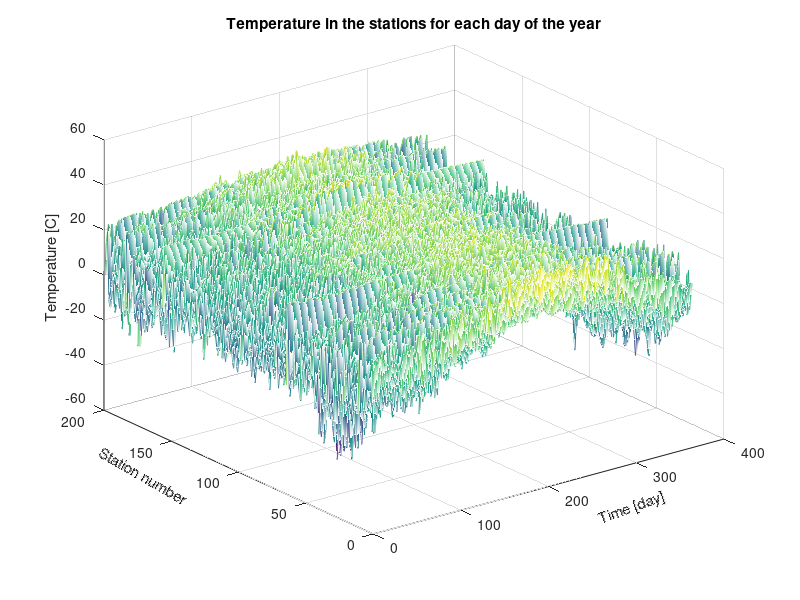

This chart was generated by the following MATLAB code: (Note: this script raises an error after producing the figure.)
clear all
%% Reading and cleaning up the data
A = load('dataset/adjacency.mat');
Y = load('dataset/temp.mat');
pos = load('dataset/position.mat');
Y = cell2mat(struct2cell(Y));
A = cell2mat(struct2cell(A));
pos = cell2mat(struct2cell(pos));
%From F to C
Y = (Y-32).*(5/9);
figure(1);
mesh(Y);

xlabel('Time [day]', 'Rotation',20)
ylabel('Station number', 'Rotation',-30)
zlabel('Temperature [C]')
title('Temperature in the stations for each day of the year');

%% Building graph
%pos comes from position.mat and has 2 columns
G = gsp_graph(A,pos);

figure(2);
gsp_plot_graph(G);
title('Directed graph of the US weather dataset');

%% Generation of an undirected graph
hawaii = [17.52, -152.48; 17.14, -157.79; 20.783, -156.95];
idx_to_rm = [];
for j=1:size(hawaii,1)
    for i=1:size(pos,1)
        if pos(i,1)== hawaii(j,1) && pos(i,2)== hawaii(j,2)
            idx_to_rm = [idx_to_rm i];
        end
    end
end

A_no_hawai = A;
P_no_hawai = pos;
Y_no_hawai = Y;

idx_to_rm = flip(idx_to_rm);
A_no_hawai(idx_to_rm(1),:)=[];
A_no_hawai(idx_to_rm(2),:)=[];
A_no_hawai(idx_to_rm(3),:)=[];
A_no_hawai(:,idx_to_rm(1))=[];
A_no_hawai(:,idx_to_rm(2))=[];
A_no_hawai(:,idx_to_rm(3))=[];
P_no_hawai(idx_to_rm(1),:)=[];
P_no_hawai(idx_to_rm(2),:)=[];
P_no_hawai(idx_to_rm(3),:)=[];
Y_no_hawai(idx_to_rm(1),:)=[];
Y_no_hawai(idx_to_rm(2),:)=[];
Y_no_hawai(idx_to_rm(3),:)=[];


figure(3);
G_no_hawai = gsp_graph(A_no_hawai, P_no_hawai);
gsp_plot_graph(G_no_hawai);
title('Weather graph without hawaii');

%% Undirected graph
A_u = sign(A_no_hawai.' + A_no_hawai);

figure(4);
G_u = gsp_graph(A_u, P_no_hawai);
gsp_plot_graph(G_u);
title('Undirected Weather graph');
%% Low pass filter
% dia = randperm(365,1);
% x = Y_no_hawai(:,dia);
% G_u = gsp_compute_fourier_basis(G_u);
% 
% h_hat_l= 1./(1+G_u.e);
% x_hat = G_u.U' * x;
% 
% y_hat_l = h_hat_l.*x_hat;
% y_l = G_u.U*y_hat_l;

% %% Plot results
% figure(5);
% param.climits=[min(x)-0.5, max(x)+0.5];
% subplot(211); gsp_plot_signal(G_u,x,param); title(['Original data of day ', num2str(dia)]);
% subplot(212); gsp_plot_signal(G_u,y_l,param); title(['Result of applying low pass filter on the day ', num2str(dia)]);
% 
% %% High pass filter
% lambda_max = max(G_u.e);
% h_hat_h= 1./(1-(G_u.e-lambda_max));
% y_hat_h = h_hat_h.*x_hat;
% y_h = G_u.U*y_hat_h;

% %% Plot results
% figure(6);
% param.climits=[min(x)-0.5, max(x)+0.5];
% subplot(211); gsp_plot_signal(G_u,x,param); title(['Original data of day ', num2str(dia)]);
% param.climits=[min(y_h)-0.5, max(y_h)+0.5];
% subplot(212); gsp_plot_signal(G_u,y_h,param); title(['Result of applying high pass filter on the day ', num2str(dia)]);;


%% Testing four seasons

G_u = gsp_compute_fourier_basis(G_u);

winter = 30;
spring = 150;
summer = 215;
outum = 300;

x_w = Y_no_hawai(:,winter);
x_sp = Y_no_hawai(:,spring);
x_s = Y_no_hawai(:,summer);
x_o = Y_no_hawai(:,outum);

h_l = 1./(1+G_u.e);
h_h = 1./(1-(G_u.e-max(G_u.e)));

% Low pass filter
y_w_l = filter(G_u, x_w, h_l);
y_sp_l = filter(G_u, x_sp, h_l);
y_s_l = filter(G_u, x_s, h_l);
y_o_l = filter(G_u, x_o, h_l);

%High-pass filter
y_w_h = filter(G_u, x_w, h_h);
y_sp_h = filter(G_u, x_sp, h_h);
y_s_h = filter(G_u, x_s, h_h);
y_o_h = filter(G_u, x_o, h_h);

figure(7);
subplot(212); gsp_plot_signal(G_u,x_w); title('Original data of winter');
subplot(221); gsp_plot_signal(G_u,y_w_l); title('Result of applying a low pass filter on winter');
subplot(222); gsp_plot_signal(G_u,y_w_h); title('Result of applying a high pass filter on winter');

figure(8);
subplot(212); gsp_plot_signal(G_u,x_sp); title('Original data of spring');
subplot(221); gsp_plot_signal(G_u,y_sp_l); title('Result of applying a low pass filter on spring');
subplot(222); gsp_plot_signal(G_u,y_sp_h); title('Result of applying a high pass filter on spring');

figure(9);
subplot(212); gsp_plot_signal(G_u,x_s); title('Original data of summer');
subplot(221); gsp_plot_signal(G_u,y_s_l); title('Result of applying a low pass filter on summer');
subplot(222); gsp_plot_signal(G_u,y_s_h); title('Result of applying a high pass filter on summer');

figure(10);
subplot(212); gsp_plot_signal(G_u,x_o); title('Original data of outumn');
subplot(221); gsp_plot_signal(G_u,y_o_l); title('Result of applying a low pass filter on outumn');
subplot(222); gsp_plot_signal(G_u,y_o_h); title('Result of applying a high pass filter on outumn');